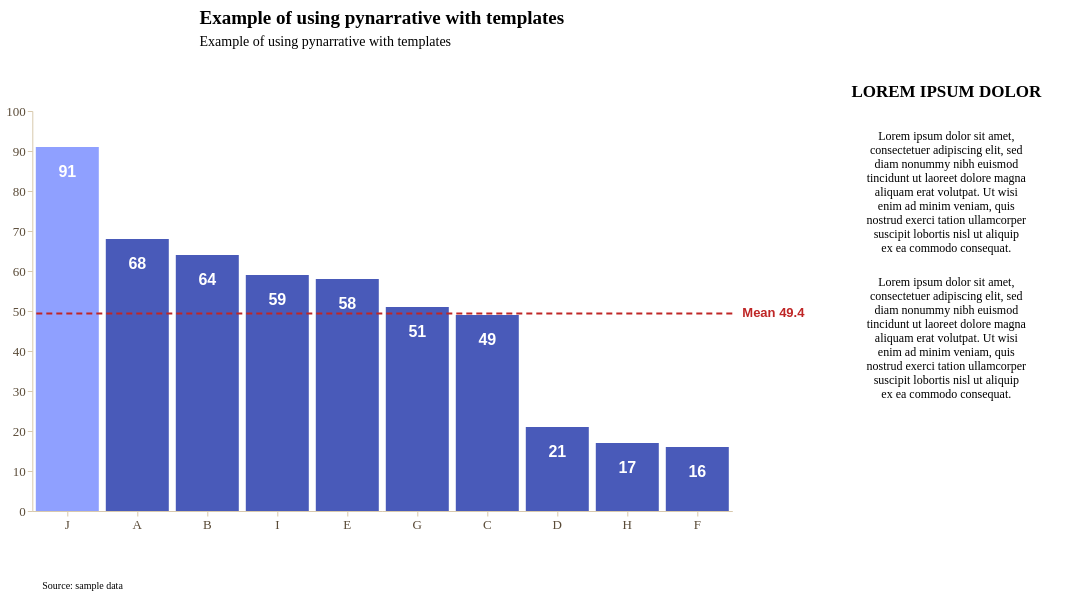

Here is the notebook cell this chart was saved with:
### Markdown cell above
Data story with **bar chart**

### Code cell
story = (
    pn.Story(
    #Builing the Story class object
        data = data_value,
        width = 700,
        height = 400,
        template = sampleTemplate #Using sampleTemplate
    )

    #Method invocation
    #Bar chart
    .mark_bar()

    #Data encoding
    .encode(
        x = alt.X(
            "cathegory:N",
            title = "", 
            sort = "-y" #Sorting data in descending order
        ),
        y = alt.Y(
            "value:Q",
            title = "",
        ),
    )
    
    #Data source
    .add_source(
        text = "Source: sample data",
        position = "bottom",
        align = "left"
    )
    
    #Title and subtitle
    .add_title(
        title = "Example of using pynarrative with templates",
        subtitle = "Example of using pynarrative with templates",
        align = "left"
    )

    #Next steps area (on the right)
    .add_next_steps(
        title = "LOREM IPSUM DOLOR",
        steps = [
            "Lorem ipsum dolor sit amet, consectetuer adipiscing elit, sed diam nonummy nibh euismod tincidunt ut laoreet dolore magna aliquam erat volutpat. Ut wisi enim ad minim veniam, quis nostrud exerci tation ullamcorper suscipit lobortis nisl ut aliquip ex ea commodo consequat.",
            "Lorem ipsum dolor sit amet, consectetuer adipiscing elit, sed diam nonummy nibh euismod tincidunt ut laoreet dolore magna aliquam erat volutpat. Ut wisi enim ad minim veniam, quis nostrud exerci tation ullamcorper suscipit lobortis nisl ut aliquip ex ea commodo consequat.",
        ],
        position = "right",
        mode = "vertical"
    )


    #Highlighting line (mean)
    .add_line(
        orientation = "horizontal",
        value = data_value["value"],
        math = "mean",
        label_font_size = 13,
        label_font_weight = "bold"
    )

    .add_highlight("J")

    .add_labels_chart(
        values = "value:Q",
        font_weight = "bold",
        font_size = 16,
        dy = 25,
        color = "white"
    )

    .render()
)

story

### Figure 1 — Vega-Lite specification as saved in the notebook (floating-point values rounded to 4 significant figures)
{"config": {"view": {"continuousWidth": 300, "continuousHeight": 300, "strokeWidth": 0}, "axis": {"domainColor": "#d8c9ad", "grid": false, "labelColor": "#594a37", "labelFont": "Montserrat", "labelFontSize": 13, "tickColor": "#d8c9ad", "titleColor": "#000000", "titleFont": "Montserrat", "titleFontSize": 14}, "axisX": {"labelAngle": 0, "labelExpr": "length(datum.label) > 12 ? replace(datum.label, /\\s+/, '\\n') : datum.label", "labelLineHeight": 14}, "bar": {"color": "rgb(73, 90, 185)"}, "legend": {"labelColor": "#594a37", "labelFont": "Montserrat", "labelFontSize": 12, "titleColor": "#000000", "titleFont": "Montserrat", "titleFontSize": 12}, "line": {"color": "rgb(73, 90, 185)"}, "mark": {"strokeWidth": 2.5}, "point": {"color": "#000000", "filled": true, "size": 75}, "range": {"category": ["rgb(73, 90, 185)", "rgb(143, 160, 255)", "#348035", "#a46cc2", "#d96027"]}, "title": {"color": "#000000", "font": "Montserrat", "fontSize": 19}}, "vconcat": [{"layer": [{"mark": {"type": "text", "align": "left", "baseline": "top", "color": "#000000", "font": "Montserrat", "fontSize": 19, "fontWeight": "bold", "text": "Example of using pynarrative with templates"}, "encoding": {"x": {"value": 0}, "y": {"value": 4}}}, {"mark": {"type": "text", "align": "left", "baseline": "top", "color": "#000000", "font": "Montserrat", "fontSize": 14, "text": "Example of using pynarrative with templates"}, "encoding": {"x": {"value": 0}, "y": {"value": 30}}}], "data": {"name": "data-6fad5c34291b82fc9632cbce143d677a"}, "height": 58, "width": 700}, {"hconcat": [{"layer": [{"mark": {"type": "bar"}, "encoding": {"color": {"condition": {"test": "(datum['cathegory'] === 'J')", "value": "rgb(143, 160, 255)"}, "value": "rgb(73, 90, 185)"}, "x": {"field": "cathegory", "sort": "-y", "title": "", "type": "nominal"}, "y": {"field": "value", "title": "", "type": "quantitative"}}}, {"mark": {"type": "text", "align": "center", "angle": 0, "color": "white", "dx": 0, "dy": 25, "fontSize": 16, "fontWeight": "bold", "lineBreak": "\n"}, "encoding": {"text": {"field": "value", "type": "quantitative"}, "x": {"field": "cathegory", "sort": "-y", "title": "", "type": "nominal"}, "y": {"field": "value", "title": "", "type": "quantitative"}}}, {"data": {"name": "data-6fad5c34291b82fc9632cbce143d677a"}, "mark": {"type": "text", "align": "left", "baseline": "top", "color": "rgb(0, 0, 0)", "font": "Montserrat", "fontSize": 10, "lineBreak": "\n", "text": "Source: sample data"}, "encoding": {"x": {"value": 10}, "y": {"value": 470}}}, {"layer": [{"data": {"name": "data-75ab4ccbfb10f4e194372ad54274a47f"}, "mark": {"type": "rule", "color": "rgb(191, 38, 38)", "strokeDash": [6, 4], "strokeWidth": 2}, "encoding": {"y": {"field": "y", "type": "quantitative"}}}, {"data": {"name": "data-b24b00109a45c3ec545155c2f3ee048d"}, "mark": {"type": "text", "align": "left", "color": "rgb(191, 38, 38)", "dx": 0, "dy": 0, "fontSize": 13, "fontStyle": "normal", "fontWeight": "bold"}, "encoding": {"text": {"value": "Mean 49.4"}, "x": {"value": 710}, "y": {"field": "y", "type": "quantitative"}}}]}], "data": {"name": "data-fdd0a0200532e48ca7c71d4bde050625"}, "height": 400, "width": 700}, {"layer": [{"mark": {"type": "rect", "color": "rgb(255, 255, 255)", "cornerRadius": 40.0, "opacity": 1.0, "stroke": "#ffffff", "strokeWidth": 0.8}, "encoding": {"x": {"axis": null, "field": "x", "type": "quantitative"}, "x2": {"field": "x2"}, "y": {"axis": null, "field": "y", "type": "quantitative"}, "y2": {"field": "y2"}}}, {"mark": {"type": "text", "align": "center", "baseline": "top", "clip": true, "color": "rgb(0, 0, 0)", "font": "Montserrat", "fontSize": 12, "lineBreak": "\n", "lineHeight": 14}, "encoding": {"text": {"field": "text", "type": "nominal"}, "x": {"axis": null, "field": "x_mid", "type": "quantitative"}, "y": {"axis": null, "field": "y_text", "type": "quantitative"}}}], "data": {"name": "data-40460a3c672fae85e2890c8d6830a7cf"}, "height": 296, "title": {"text": ["LOREM IPSUM DOLOR"], "color": "rgb(0, 0, 0)", "font": "Montserrat", "fontSize": 17, "offset": 10}, "width": 240}]}], "center": true, "resolve": {"axis": {"x": "shared", "y": "shared"}}, "$schema": "https://vega.github.io/schema/vega-lite/v6.4.1.json", "datasets": {"data-6fad5c34291b82fc9632cbce143d677a": [{"_": 0}], "data-fdd0a0200532e48ca7c71d4bde050625": [{"cathegory": "A", "value": 68}, {"cathegory": "B", "value": 64}, {"cathegory": "C", "value": 49}, {"cathegory": "D", "value": 21}, {"cathegory": "E", "value": 58}, {"cathegory": "F", "value": 16}, {"cathegory": "G", "value": 51}, {"cathegory": "H", "value": 17}, {"cathegory": "I", "value": 59}, {"cathegory": "J", "value": 91}], "data-75ab4ccbfb10f4e194372ad54274a47f": [{"y": 49.4}], "data-b24b00109a45c3ec545155c2f3ee048d": [{"y": 49.4, "label_x": 0}], "data-40460a3c672fae85e2890c8d6830a7cf": [{"x": 0, "y": 148, "x2": 240, "y2": 286, "text": "Lorem ipsum dolor sit amet,\nconsectetuer adipiscing elit, sed\ndiam nonummy nibh euismod\ntincidunt ut laoreet dolore magna\naliquam erat volutpat. Ut wisi\nenim ad minim veniam, quis\nnostrud exerci tation ullamcorper\nsuscipit lobortis nisl ut aliquip\nex ea commodo consequat.", "x_mid": 120.0, "y_text": 280}, {"x": 0, "y": 0, "x2": 240, "y2": 138, "text": "Lorem ipsum dolor sit amet,\nconsectetuer adipiscing elit, sed\ndiam nonummy nibh euismod\ntincidunt ut laoreet dolore magna\naliquam erat volutpat. Ut wisi\nenim ad minim veniam, quis\nnostrud exerci tation ullamcorper\nsuscipit lobortis nisl ut aliquip\nex ea commodo consequat.", "x_mid": 120.0, "y_text": 132}]}}
